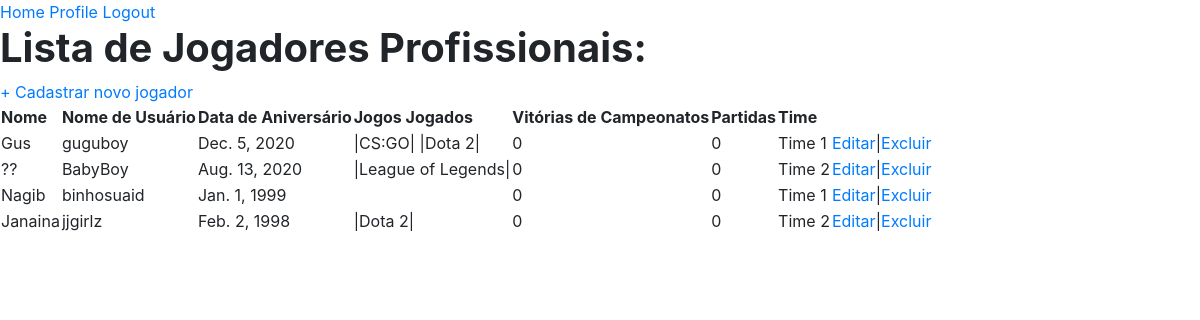
Screenshot of / (signed in) with the database file from the repository.
### ProPlayer/models.py (models this page shows)
class Player(models.Model):
    name = models.CharField(verbose_name="Real Name", help_text='Entre o nome', max_length=100)
    username = models.CharField(verbose_name="Username", help_text='Entre o nome de usuário', max_length=100)
    birthday = models.DateField(help_text='Entre a data de aniversário')
    games = models.ManyToManyField(Game, help_text='Entre os jogos jogados')
    team = models.ForeignKey(Team, help_text='Entre o time', on_delete=models.CASCADE)
    matches = models.IntegerField(help_text='Entre o numero de partidas')
    victories = models.IntegerField(help_text='Entre o numero de vitorias')

class Game(models.Model):
    title = models.CharField(verbose_name="Game Title", max_length=100)

class Team(models.Model):
    name = models.CharField(verbose_name="Team Name", max_length=100)

### ProPlayer/views.py (the view)
# urls.py: 2. Add a URL to urlpatterns:  path('', views.home, name='home')
def home(request):
    allPlayers = Player.objects.all()
    context = {
        'players':allPlayers,
    }
    return render(request,"ProPlayer/home.html",context)

### ProPlayer/templates/ProPlayer/home.html
{% extends 'ProPlayer/base.html' %}
{% block content %}
<h1><b>Lista de Jogadores Profissionais:</b></h1>
<div>
    <a href="{% url 'add-player' %}" style="text-align: right";>+ Cadastrar novo jogador</a>
</div>
<table>
    <tr><th>Nome</th><th>Nome de Usuário</th><th>Data de Aniversário</th><th>Jogos Jogados</th><th>Vitórias de Campeonatos</th><th>Partidas</th><th>Time</th></tr>
    {% for Jogador in players %}
    <tr>
        <td>{{Jogador.name}}</td>
        <td>{{Jogador.username}}</td>
        <td>{{Jogador.birthday}}</td>
        <td>
        {% for game in Jogador.games.all %}
            |{{game.title}}|
        {% endfor %}
        </td>
        <td>{{Jogador.victories}}</td>
        <td>{{Jogador.matches}}</td>
        <td>{{Jogador.team.name}}</td>
        <td><a href="{% url 'edit-player' pk=Jogador.id %}">Editar</a>|<a href="{% url 'rm-player' pk=Jogador.id %}">Excluir</a></td>
    </tr>
    {% empty %}
        <tr><th colspan = "7">Ainda não há jogadores cadastrados</th></tr>
    {% endfor %}
</table>
{% endblock content %}

### rows the page displays
Player: name "Gus", username "guguboy", birthday "Dec. 5, 2020", victories "0", matches "0", team.name "Time 1"
Game: title "CS:GO"
Game: title "Dota 2"
Player: name "??", username "BabyBoy", birthday "Aug. 13, 2020", victories "0", matches "0", team.name "Time 2"
Game: title "League of Legends"
Player: name "Nagib", username "binhosuaid", birthday "Jan. 1, 1999", victories "0", matches "0", team.name "Time 1"
Player: name "Janaina", username "jjgirlz", birthday "Feb. 2, 1998", victories "0", matches "0", team.name "Time 2"
